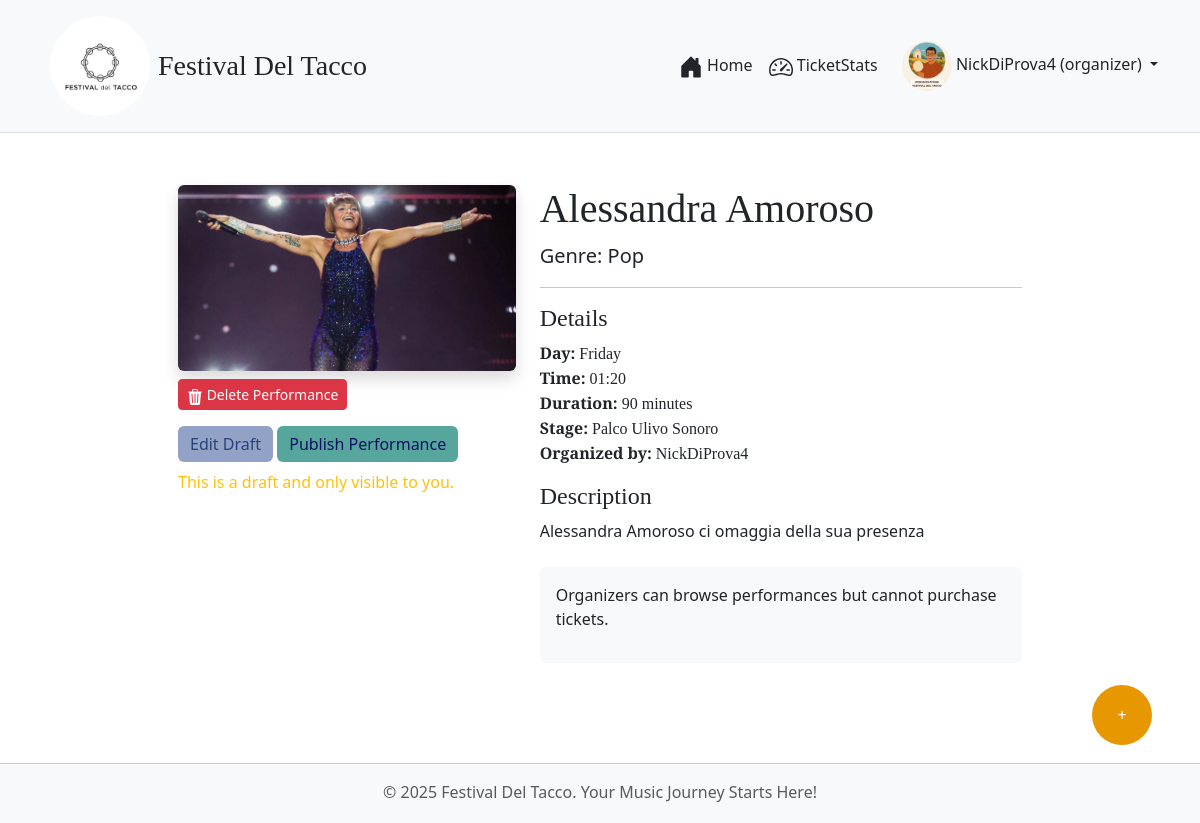
Page /performance/58 (signed in) on the earlier database version.
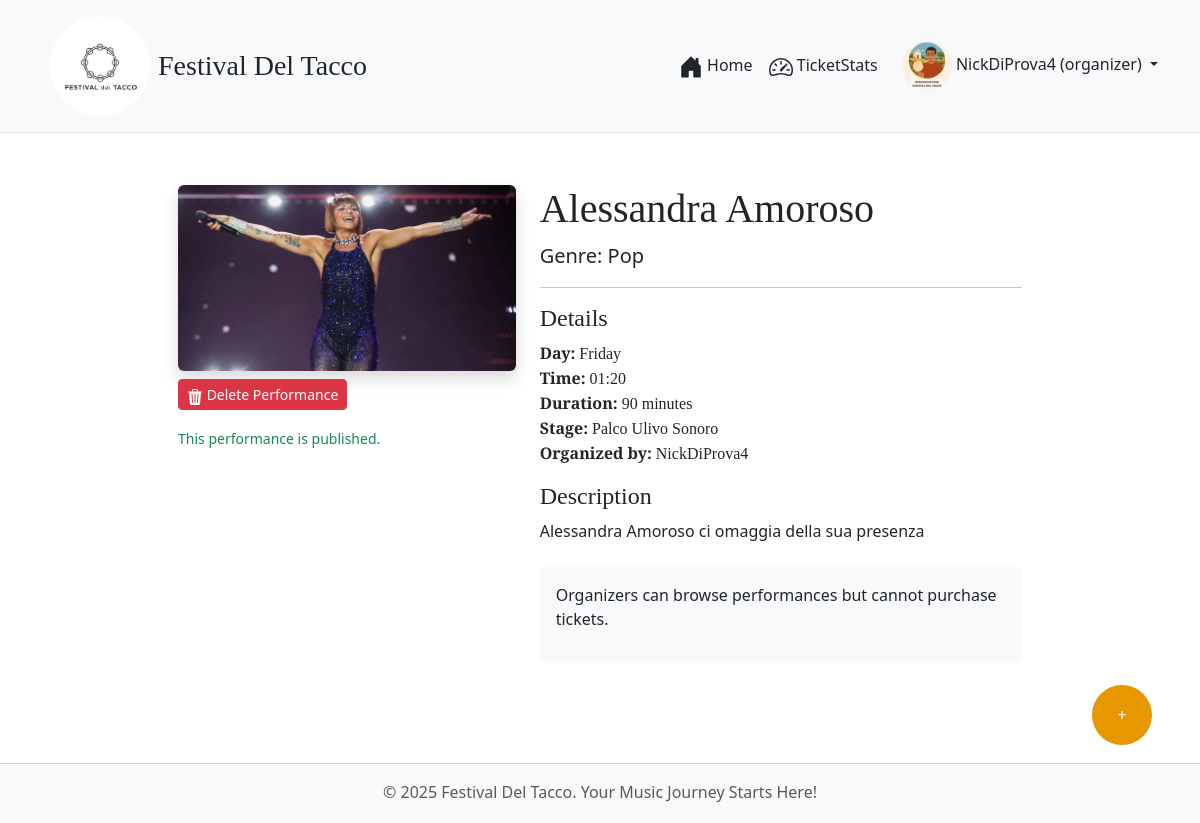
Same page on the later database version.
### app.py (the view)
@app.route('/performance/<int:perf_id>')
def performance_detail(perf_id):
    performance = db.get_performance_by_id(perf_id)
    if not performance:
        abort(404)
    if not performance['is_published'] and ( not current_user.is_authenticated ):
         abort(403) # Forbidden
    can_buy_ticket = False
    if current_user.is_authenticated and current_user.role == 'participant':
        if not db.get_ticket_by_user_id(current_user.id):
            can_buy_ticket = True
    return render_template('performance_detail.html', performance=performance, can_buy_ticket=can_buy_ticket)

### app.py (called while the page is built)
@login_manager.user_loader
def load_user(user_id):
    user_data = db.get_user_by_id(int(user_id))
    if user_data:
        return User(id=user_data['id'], email=user_data['email'], nickname=user_data['nickname'], role=user_data['role'])
    return None

@app.context_processor
def inject_global_vars(): # prendo le variabli globali da festival_config.py, comuni a tutti i template
    user_has_ticket = False
    if current_user.is_authenticated and current_user.role == 'participant':
        if db.get_ticket_by_user_id(current_user.id):
            user_has_ticket = True
    return dict(
        FESTIVAL_DAYS=Config.FESTIVAL_DAYS,
        FESTIVAL_STAGES=Config.FESTIVAL_STAGES,
        TICKET_TYPES_CONFIG=Config.TICKET_TYPES,
        now=datetime.now().year,
        g_user_has_ticket=user_has_ticket
    )

### festival_dao.py (called while the page is built)
def get_db_connection():
    conn = sqlite3.connect(DATABASE_NAME)
    conn.row_factory = sqlite3.Row # Access columns by name
    return conn

def get_user_by_id(user_id):
    conn = get_db_connection()
    user = conn.execute("SELECT * FROM UTENTI WHERE id = ?", (user_id,)).fetchone()
    conn.close()
    return user

### templates/performance_detail.html (shortened to what the changed rows need)
{% extends "base_festival.html" %}
{% block content %}
<div class="container mt-4">
    <div class="row">
        <div class="col-md-5">
            {% if current_user.is_authenticated and current_user.role == 'organizer'%}
            <div class="mt-3">
                {% if not performance.is_published %}
                {% if current_user.is_authenticated and current_user.role == 'organizer' and performance.organizer_id ==
                current_user.id and not performance.is_published %}
                <a href="{{ url_for('manage_performance', perf_id=performance.id) }}" class="btn myeditbutton">Edit
                    Draft</a>
                <form action="{{ url_for('publish_performance', perf_id=performance.id) }}" method="POST"
                    style="display: inline;">
                    <button type="submit" class="btn mypublishbtn">Publish Performance</button>
                </form>
                {% endif %}
                <p class="mt-2 text-warning">This is a draft and only visible to you.</p>
                {% else %}
                <p class="mt-2 text-success"><small>This performance is published.</small></p>
                {% endif %}
            </div>
            {% endif %}
        </div>
        <div class="col-md-7">
            <h1 style="font-family: 'Playfair Display', serif;">{{ performance.artist_name }}</h1>
        </div>
    </div>
</div>
{% endblock %}

Differences in the rows shown:
changed PERFORMANCE "Alessandra Amoroso": is_published 0 → 1 (drawn)
Other differences:
text no longer shown: "Edit Draft Publish Performance This is a draft and only visible to you."
text now shown: "This performance is published."
